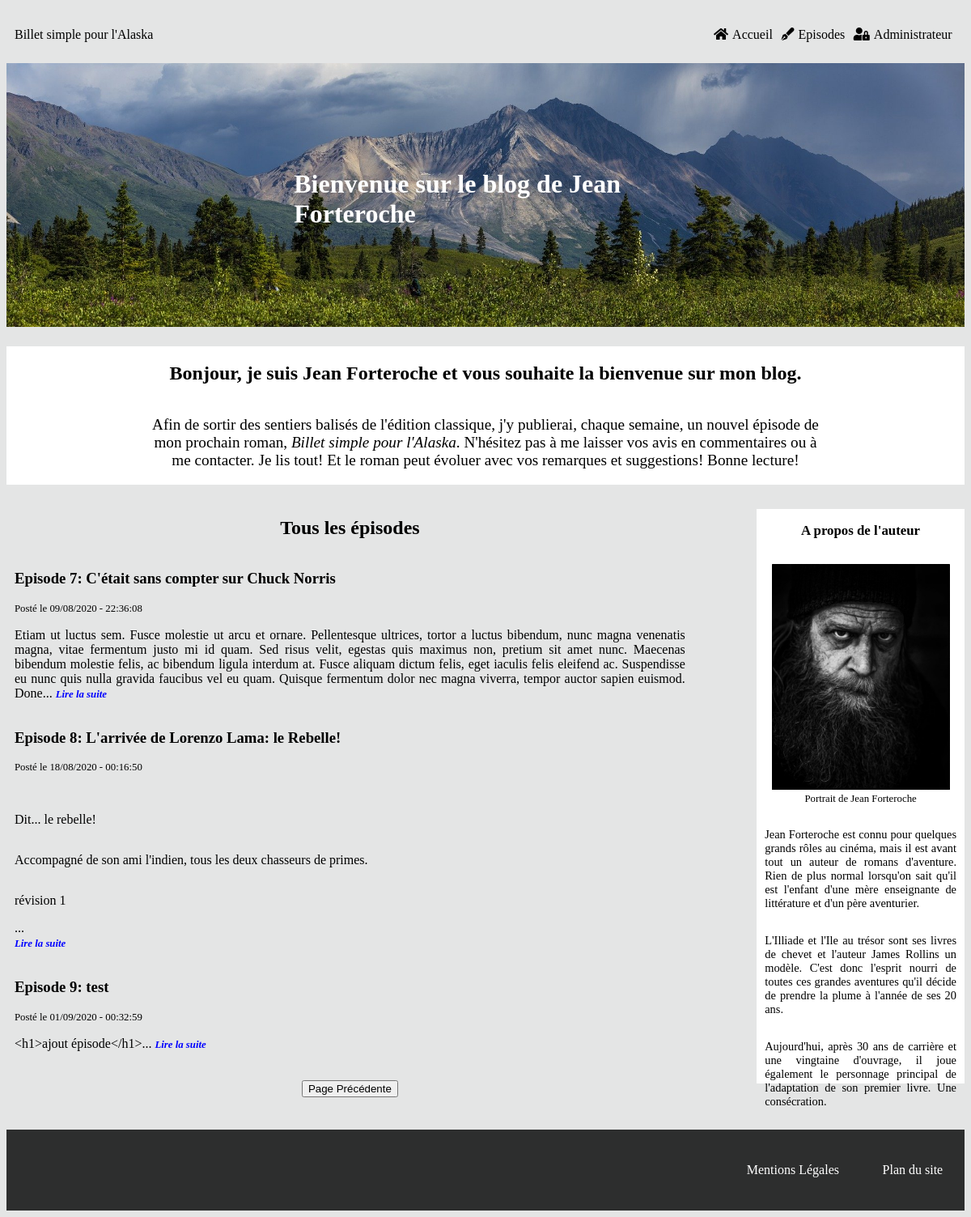
/index.php?action=get_all&page=3, run on an earlier commit of the app's database.
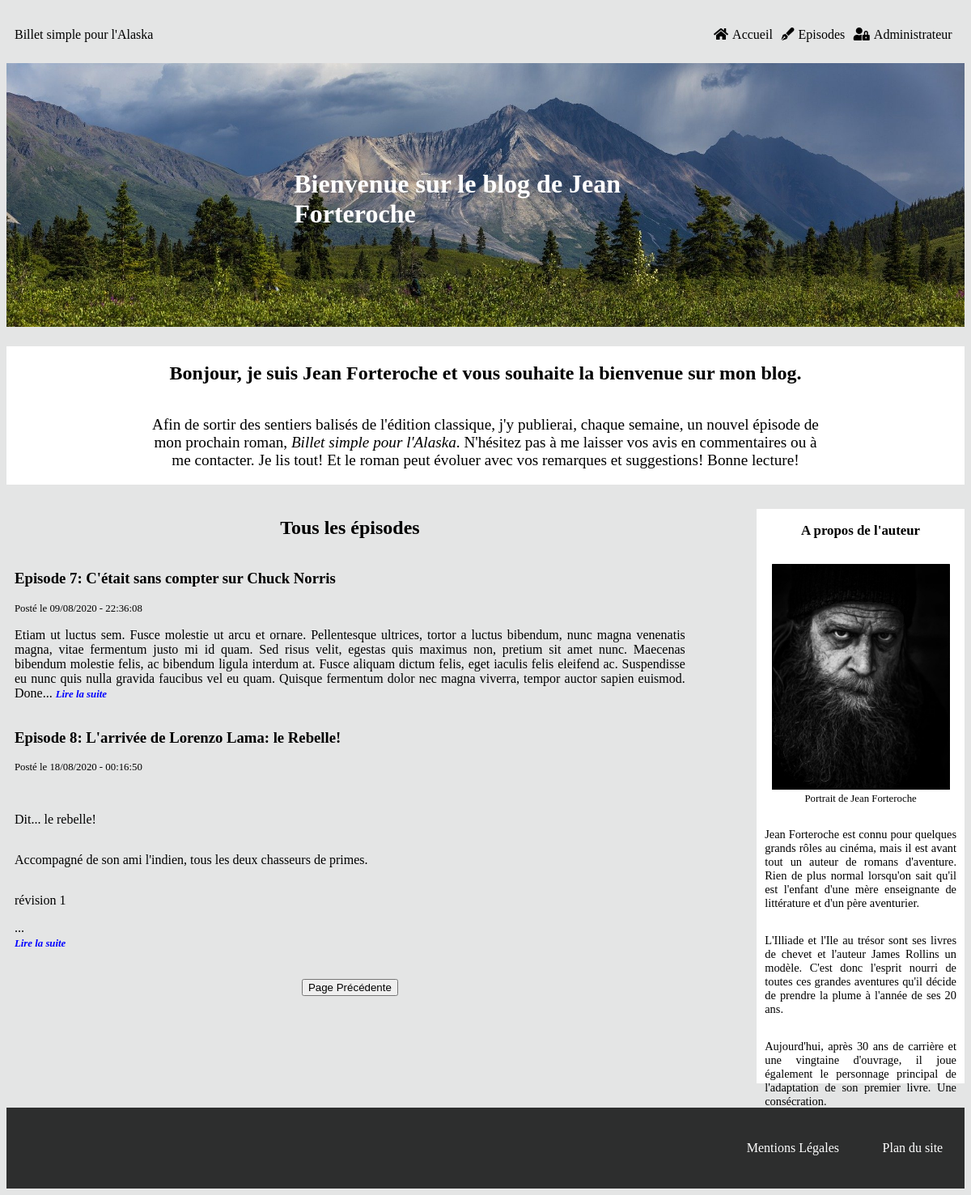
And on a later commit of the database.
### tables this page shows
CREATE TABLE IF NOT EXISTS `episodes` (
  `episode_id` tinyint(11) NOT NULL AUTO_INCREMENT,
  `numero_episode` tinyint(11) NOT NULL,
  `episode_title` char(255) NOT NULL,
  `episode_content` longtext NOT NULL,
  `episode_date` datetime NOT NULL DEFAULT CURRENT_TIMESTAMP,
  `episode_status` int(1) NOT NULL,
  PRIMARY KEY (`episode_id`),
  UNIQUE KEY `unicite` (`numero_episode`) USING BTREE
);

### src/View/View.php (called while the page is built, shortened)
<?php
class View
{
    public function display(array $data, string $template, string $layout) : void
    {
        require_once($template);
    }
}

### src/Controller/FrontOffice/PostController.php (called while the page is built, shortened)
<?php
class PostController
{
    private $postManager;
    private $view;
    private $layout;
    public function __construct(PostManager $postManager, View $view, CommentManager $commentManager, Session $session, Token $token)
    {
        $this->postManager = $postManager;
        $this->view = $view;
        $this->layout = '../templates/frontOffice/layout.html.php';
    }
    public function displayAllPosts(int $page): void
    {
        $totalEpisodes = $this->postManager->getNumberOfEpisodes();
        $pageToDisplay = $page - 1;
        $episodesToDisplay = 3;
        $numberOfPages = ceil($totalEpisodes / $episodesToDisplay);
        $offset = $pageToDisplay * $episodesToDisplay;
        $data = [$this->postManager->getAllEpisodes($offset), $page, $numberOfPages];
        $template = 'allPosts.html.php';
        $this->view->display(['episode' => $data[0], 'currentPage' => $data[1], 'maxPages' => $data[2]], $template, $this->layout);
    }
}

### public/index.php (called while the page is built, shortened)
<?php
$router = new Router();
$router->run();

### src/Model/PostManager.php (called while the page is built, shortened)
<?php
class PostManager
{
    private $database;
    public function __construct(Database $database)
    {
        $this->database = $database;
    }
    public function getAllEpisodes(int $offset) : array
    {
        $request = $this->database->prepare("SELECT *, substring(episode_content, 1, 500) AS episode_content,
            DATE_FORMAT(episode_date, '%d/%m/%Y - %H:%i:%s') AS episode_date
            FROM episodes
            WHERE episode_status = 1
            ORDER BY numero_episode
            LIMIT 3 OFFSET :beginning");
        $request->bindParam(':beginning', $offset, \PDO::PARAM_INT);
        $request->execute();
        return $request->fetchAll();
    }
}

### Templates/Frontoffice/allposts.html.php (the view, shortened to what this page needs)
<h2>Tous les épisodes</h2>
<?php foreach ($data['episode'] as $entry) {?>
    <article>
        <a href="index.php?action=post&id=<?=$entry['episode_id']?>">
            <h3 class='episode_title'>Episode <?=$entry['numero_episode']?>: <?=$entry['episode_title']?></h3>
        </a>
        <span class='post_date'>Posté le <?=$entry['episode_date']?></span>
        <p><?=$entry['episode_content']?>... <span id="read_next"><a href='index.php?action=post&id=<?=$entry['episode_id']?>'>Lire la suite</a></p>
    </article>
<?php
}?>
<div id="prev_next">
    <?php
    if ($data['currentPage'] > 1 && $data['currentPage'] <= $data['maxPages']) {
    ?>
    <span id="previous">
        <a href="index.php?action=get_all&page=<?=$data['currentPage'] - 1?>">
            <button>Page Précédente</button>
        </a>
    </span>
    <?php
    }
    ?>
</div>

What changed in the data, as far as the page shows it:
removed episodes: numero_episode "9", episode_title "test", episode_date "01/09/2020 - 00:32:59", episode_content "<h1>ajout épisode</h1>"
